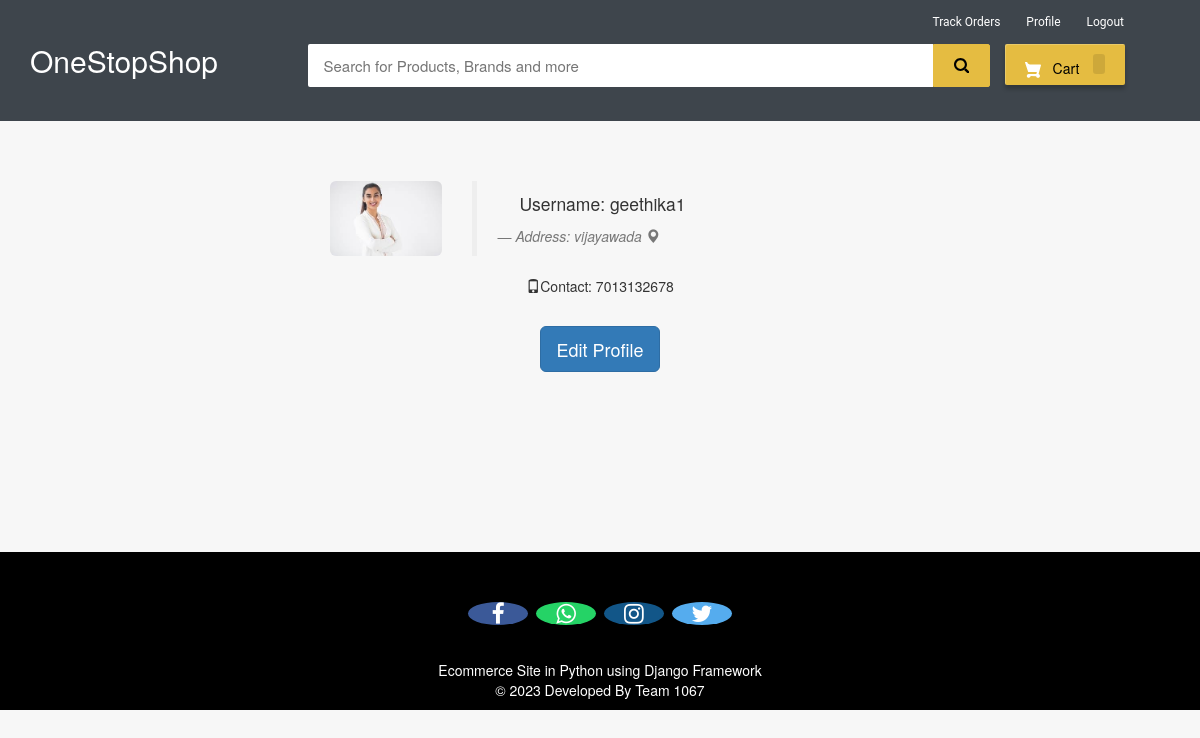
Screenshot of /my-profile (signed in) with the database file from the repository.
### ecom/models.py (models this page shows, shortened)
class Customer(models.Model):
    user=models.OneToOneField(User,on_delete=models.CASCADE)
    profile_pic= models.ImageField(upload_to='profile_pic/CustomerProfilePic/',null=True,blank=True)
    address = models.CharField(max_length=40)
    mobile = models.CharField(max_length=20,null=False)

### ecom/views.py (the view)
# urls.py: path('my-profile', views.my_profile_view,name='my-profile'),
@login_required(login_url='customerlogin')
@user_passes_test(is_customer)
def my_profile_view(request):
    customer=models.Customer.objects.get(user_id=request.user.id)
    return render(request,'ecom/my_profile.html',{'customer':customer})

### ecom/views.py (called while the page is built)
def is_customer(user):
    return user.groups.filter(name='CUSTOMER').exists()

### templates/ecom/my_profile.html (shortened to what this page needs)
{% extends 'ecom/customer_base.html' %}
{% load static %}
{% block content %}
<br><br><br>
<div style="padding-left:300px;" class="container">
        <div class="col-sm-2 col-md-2">
            <img src="{% static customer.profile_pic.url %}"   alt="profile pic" class="img-rounded img-responsive" />
        </div>
        <div class="col-sm-4 col-md-4">
            <blockquote>
                <p>Username: {{request.user}}</p> <small><cite title="Source Title">Address: {{customer.address}}  <i class="glyphicon glyphicon-map-marker"></i></cite></small>
            </blockquote>
            <p><i class="glyphicon glyphicon-phone"></i>Contact: {{customer.mobile}}
            </p>
        </div>
</div>
<br>
<div style="text-align: center;">
  <a href="/edit-profile"><button class="btn btn-primary btn-lg" ><span>Edit Profile </span></button></a>
</div>
<br><br><br><br><br><br>
{% endblock content %}

### templates/ecom/customer_base.html (style rules this page uses)
body { background-color: #f7f7f7; }
p { text-align: center; }

### templates/ecom/my_profile.html (style rules this page uses)
body { background-color:#f7f7f7; }

### rows the page displays
Customer: profile_pic (picture), address "vijayawada", mobile "7013132678"

### other values shown
{{ request.user }} "geethika1"
